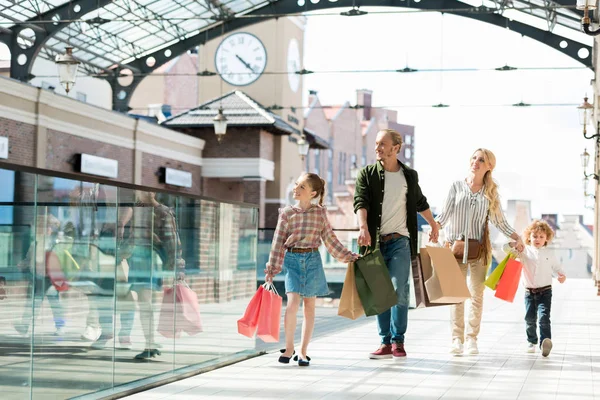
#> input picture imagenes/imagen_prueba.jpg, 600 x 400 px
$ python escala_hsv.py
#> lines starting #> are read from the running program, lines starting #| are printed output that depends on the picture
import cv2
import matplotlib.pyplot as plt
import numpy as np

imagen = cv2.imread("./imagenes/imagen_prueba.jpg") ## LEER IMAGEN IMREAD
#> imagen is the input picture: shape (400, 600, 3); mean B, G, R 177.6, 182.7, 182.1

if imagen is None:
    print("Imagen no cargada verifique el codigo proporcionado")
    exit()

alpha = 1.2  # Contraste (mayor a 1 aumenta el contraste)
beta = 10    # Brillo (positivo aumenta el birllo)
ajuste_imagen = cv2.convertScaleAbs(imagen, alpha=alpha, beta=beta) ## AJUSTE DE BRILLO Y CONTRASTE
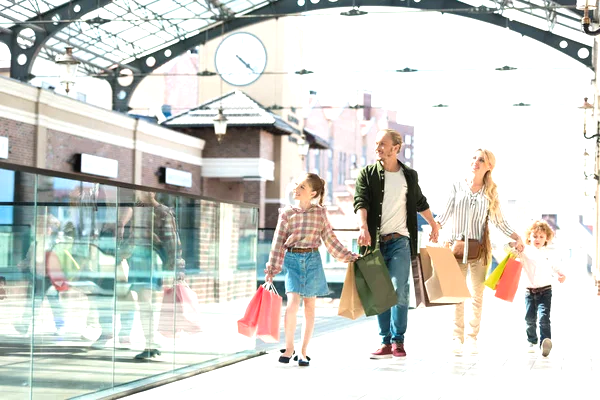
#> ajuste_imagen: shape (400, 600, 3); mean B, G, R 205.1, 210.3, 209.2

ajuste_imagen = cv2.cvtColor(ajuste_imagen, cv2.COLOR_BGR2RGB) # CONVERTIR A RGB POR COMPATIBILIDAD

#MOSTRAMOS LA IMAGEN CON MATPLOTLIB
# plt.figure(figsize=(8, 6)) # ESTO ES PARA DEFINIR EL TAMAÑO DE LA IMAGEN SIENDO 8 DE ANCHO Y 6 DE ALTO
# plt.imshow(ajuste_imagen) # ESTO ES PARA MOSTRAR LA IMAGEN
# plt.title("Imagen Cargada") # ESTO ES PARA PONERLE UN TITULO A LA IMAGEN
# plt.axis("off") # ESTO ES PARA QUE NO SE VISUALICEN LOS EJES DE LA IMAGEN
# plt.show() # ESTO ES PARA MOSTRAR LA IMAGEN

ajuste_imagen = cv2.cvtColor(ajuste_imagen, cv2.COLOR_BGR2RGB) # CONVERTIR A BGR PARA GUARDAR LA IMAGEN AJUSTADA
cv2.imwrite("./imagenes/imagen_ajustada3.jpg", ajuste_imagen) ## GUARDAR IMAGEN AJUSTADA

hsv = cv2.cvtColor(ajuste_imagen, cv2.COLOR_BGR2HSV) # CONVERTIR A HSV
#> hsv: shape (400, 600, 3); mean H, S, V 33.2, 26.2, 216.6

h, s,v = cv2.split(hsv) # SEPARAR CANALES HSV
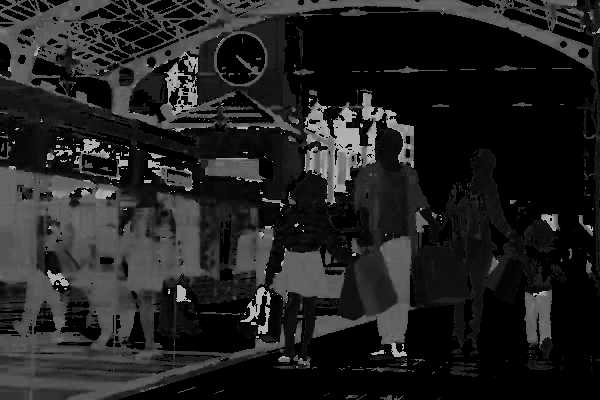
#> h: shape (400, 600); min 0, max 179, mean 33.2
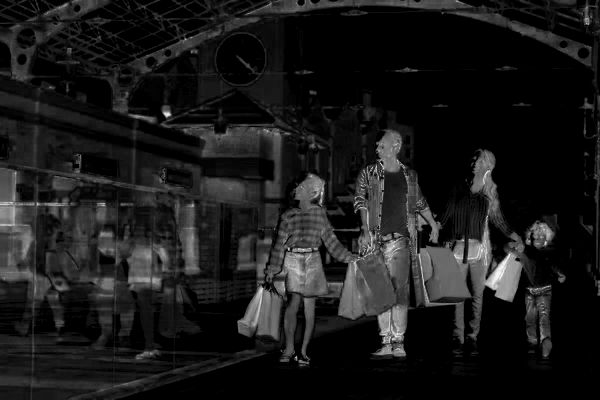
#> s: shape (400, 600); min 0, max 244, mean 26.2
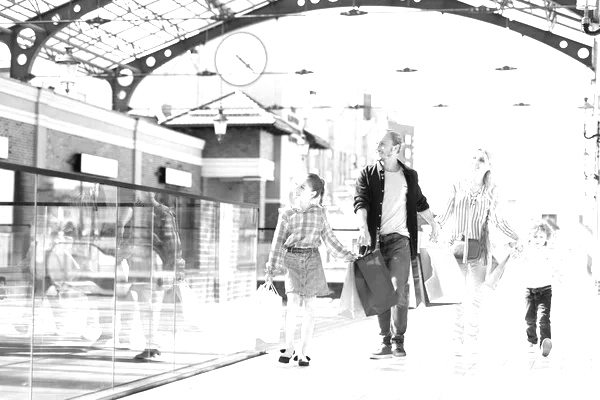
#> v: shape (400, 600); min 10, max 255, mean 216.6

saturacion = 5 # AUMENTAR SATURACION

s = cv2.multiply(s, saturacion) # AUMENTAR SATURACION
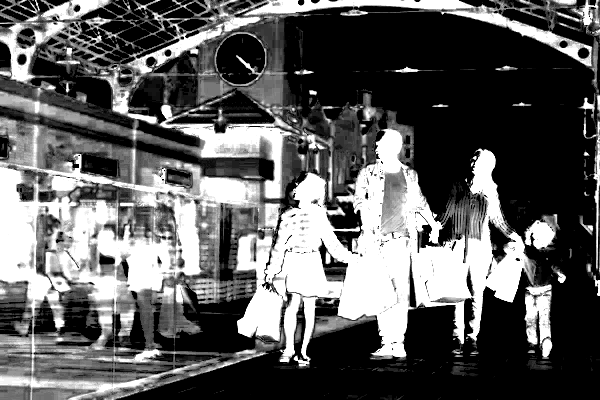
#> s: shape (400, 600); min 0, max 255, mean 94.3
s = np.clip(s, 0, 255).astype(np.uint8) # LIMITAR VALORES ENTRE 0 Y 255
hsv_ajustado = cv2.merge([h, s, v])
#> hsv_ajustado: shape (400, 600, 3); mean H, S, V 33.2, 94.3, 216.6
color_corregido = cv2.cvtColor(hsv_ajustado, cv2.COLOR_HSV2BGR) # CONVERTIR A BGR PARA GUARDAR LA IMAGEN AJUSTADA
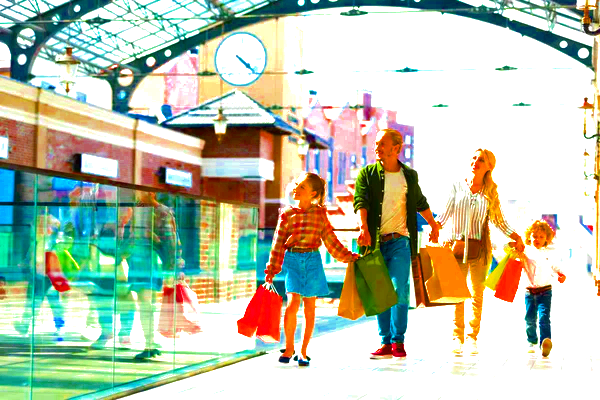
#> color_corregido: shape (400, 600, 3); mean B, G, R 175, 195.7, 187.7


color_corregido = cv2.cvtColor(color_corregido, cv2.COLOR_BGR2RGB) # CONVERTIR A BGR PARA GUARDAR LA IMAGEN AJUSTADA
cv2.imwrite("./imagenes/imagen_ajustada_color.jpg", color_corregido)
